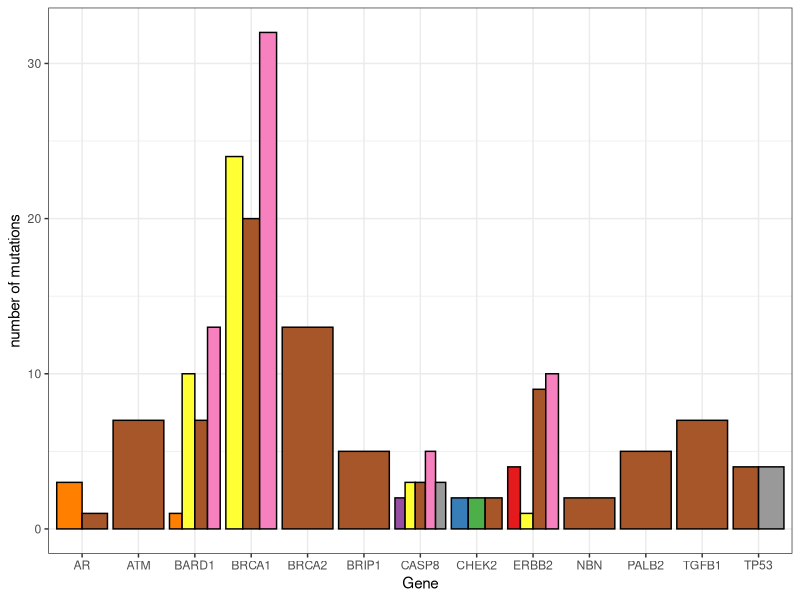
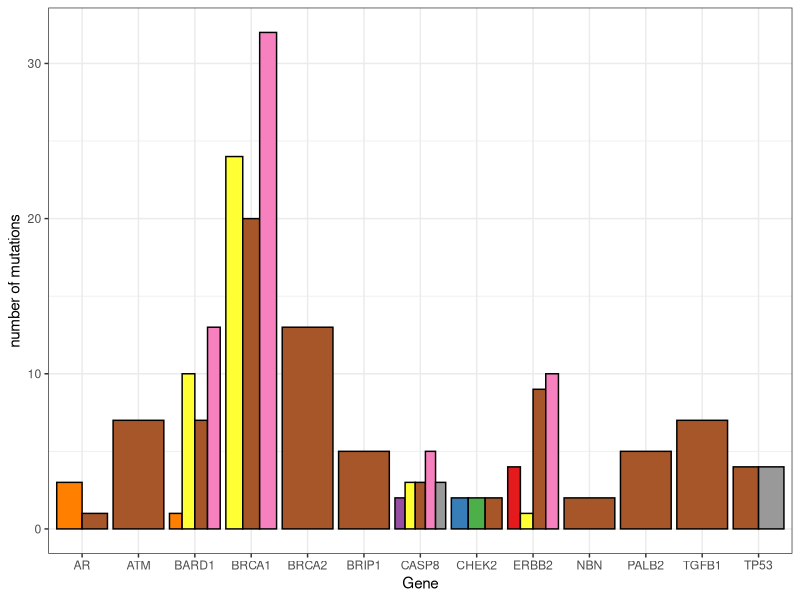
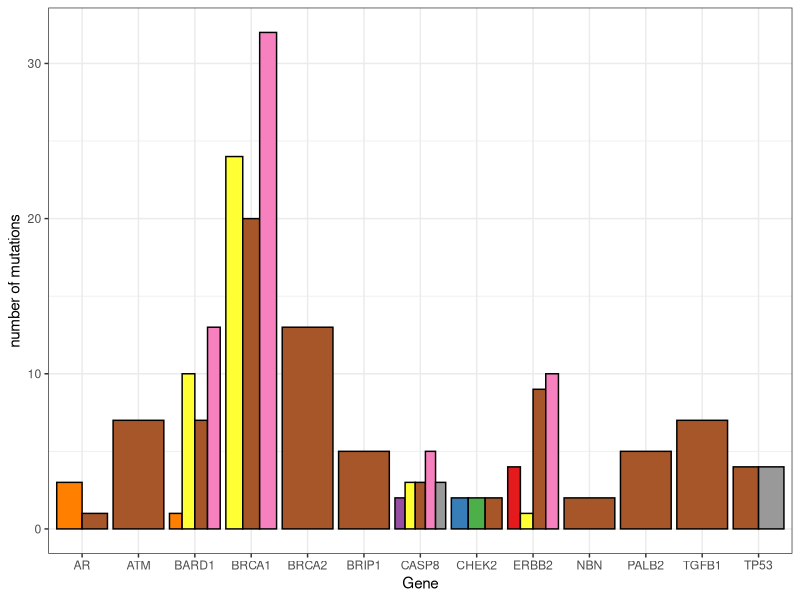

Here is the R script that generated these plots, in order:
# plotting mutation types from target breast cancer genes

library(dplyr)
library(tidyr)
library(ggplot2)

# import data
dat <- read.delim("mutationFigures/combVariants.tsv", row.names=NULL)
# filter out synonymous variants
datFunc <- dat %>%
    filter(where_in_gene != "synonymous_variant")

# plot by gene and type of mutation
ggplot(datFunc, aes(Gene, fill=where_in_gene)) + geom_bar(position="dodge") + geom_bar(position="dodge", colour="black", show.legend=FALSE) + scale_fill_brewer(palette="Set1", name="location in\ngene") + ylab("number of mutations") + theme_bw() + guides(fill=FALSE)
ggsave(file="mutationFigures/mutations.pdf")
ggsave(file="mutationFigures/mutations.jpg")
